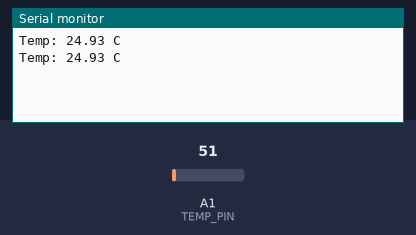
Recording of a sketch running on a simulated Arduino Uno, built with avr-gcc and run on an emulated ATmega328P. Shown: the last lines printed to the serial monitor. The test bench sets the inputs (shaded band); at power-on: A1 (TEMP_PIN) = 51.

Above: at 1.8 s.
1.9 s: A1 (TEMP_PIN) set to 61
At 2.8 s:
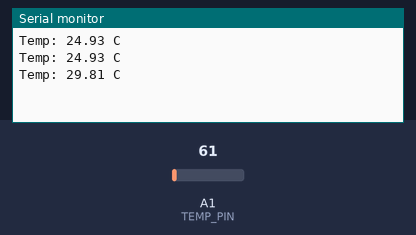
3.4 s: A1 (TEMP_PIN) set to 71
At 4.8 s:
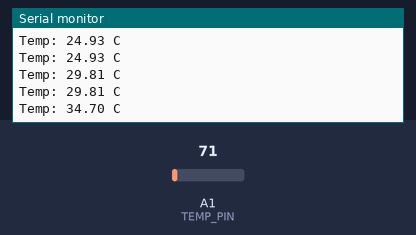
Timing chart, 0 to 6.4 s (numbered marks = the images above; inputs shaded):
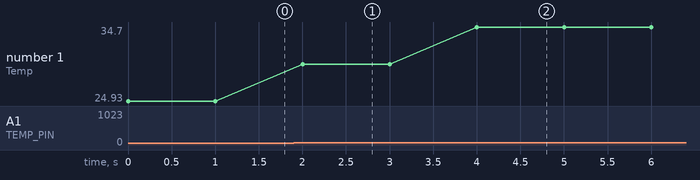

Measured:
- after the input at 1.9 s, the serial monitor: prints a new line after 0.10 s (image 1)
- after the input at 3.4 s, the serial monitor: prints a new line after 0.60 s (image 2)
- plotted number 1: 24.93 → 29.81 after the input at 1.9 s, 29.81 → 34.7 after the input at 3.4 s

The sketch:

temperature_lm35_example.ino
```cpp
const int TEMP_PIN = A1;

void setup() {
  Serial.begin(9600);
}

void loop() {
  int raw = analogRead(TEMP_PIN);
  float voltage = raw * (5.0 / 1023.0);
  float tempC = voltage * 100.0;

  Serial.print("Temp: ");
  Serial.print(tempC);
  Serial.println(" C");

  delay(1000);
}
```
